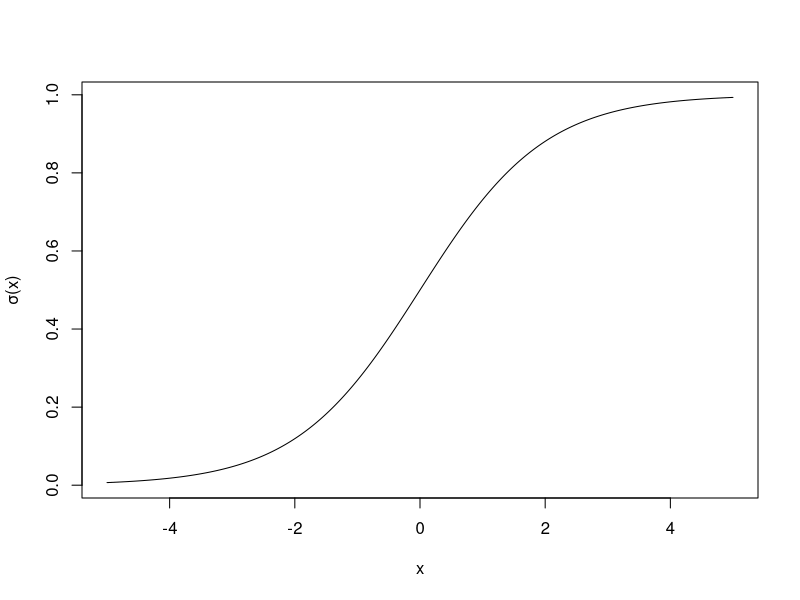
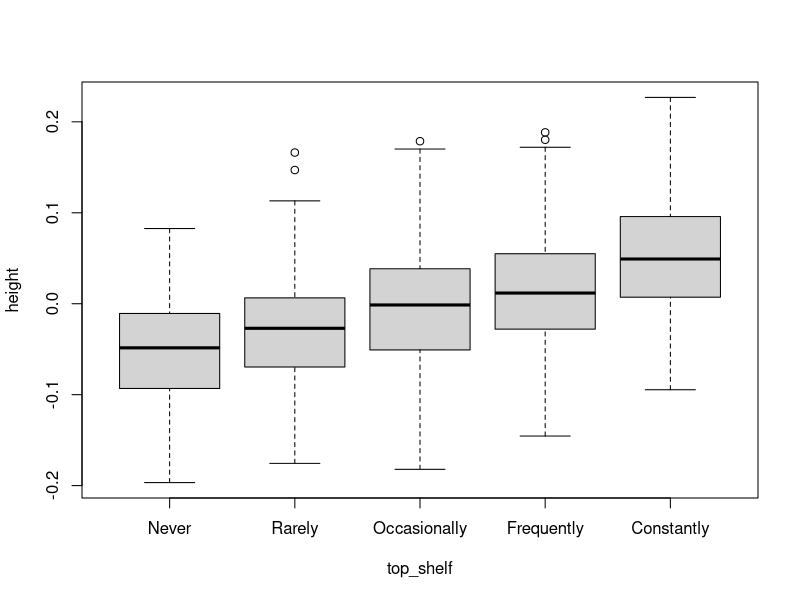
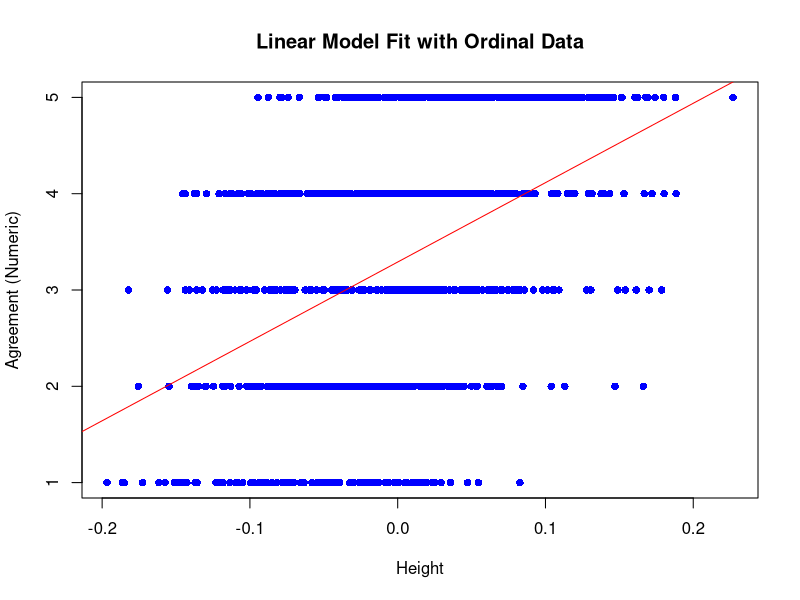
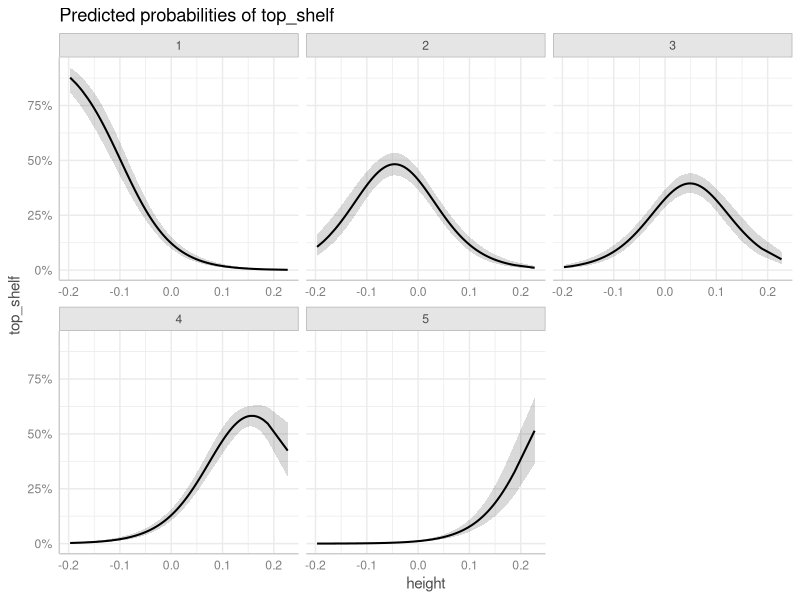
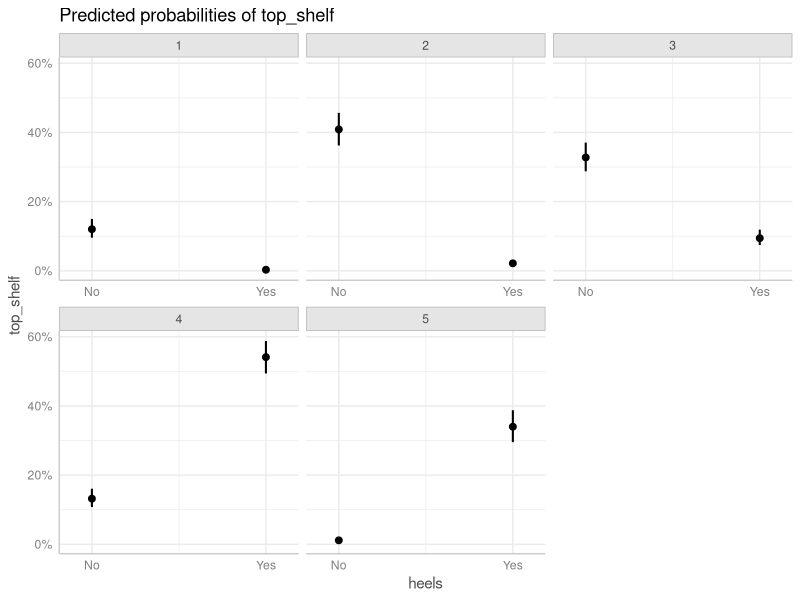
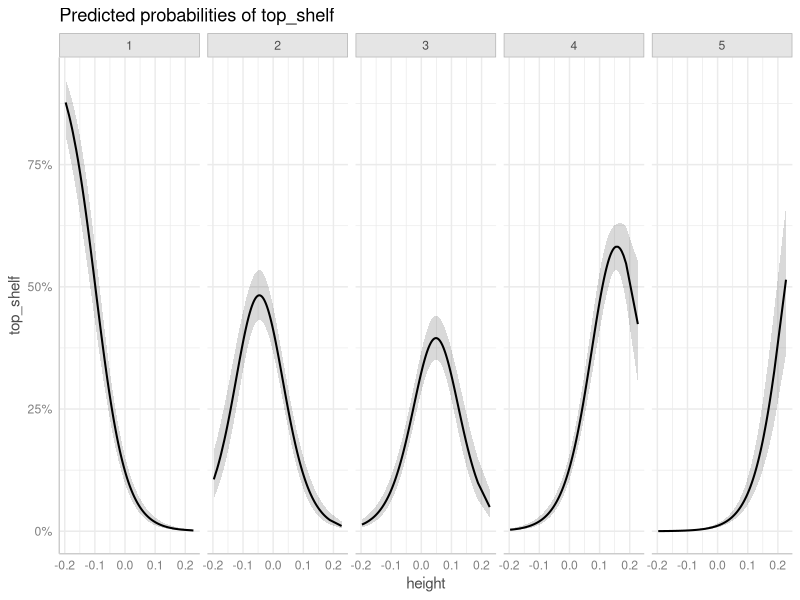
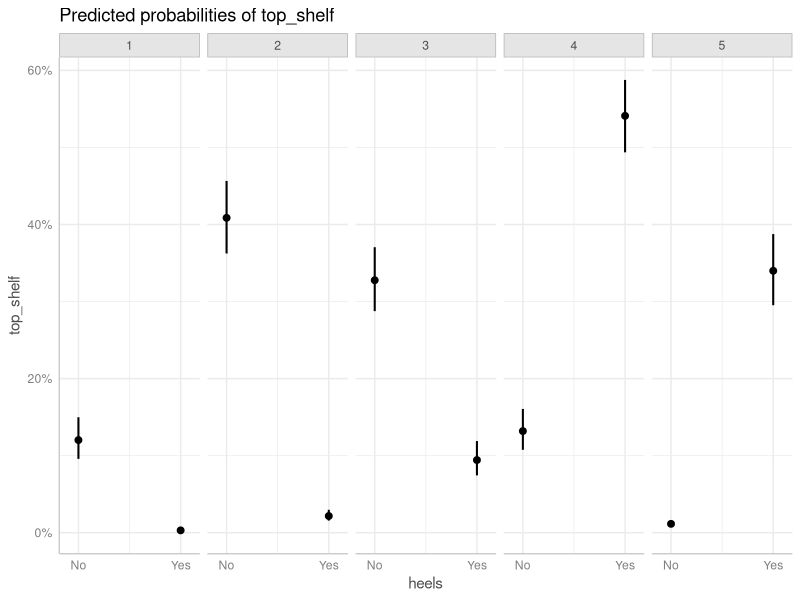
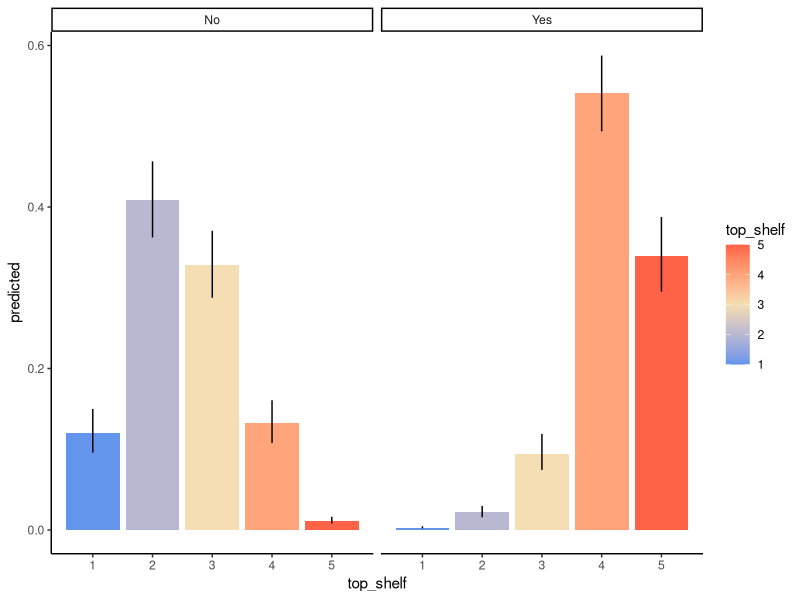

R code for these plots, in order:
## ---- chunk 1
x <- seq(-5, 5, l = 1000)
plot(plogis(x) ~ x, ylab = 'σ(x)', type = 'l')
## ---- chunk 2
set.seed(123) # So that we all have the same random data
ndata <- 1000
cont <- rnorm(ndata, sd = 0.07)
categ_effs <- c('A' = 0.5, 'B' = 0.6)
categ <- sample(names(categ_effs), ndata, replace = T)
latent_var <- 1.65 + 0.5*cont + categ_effs[categ] + rnorm(100, sd = 0.05)
data <- data.frame(
  height = cont,
  heels = factor(categ,
                     levels = c('A', 'B'),
                     labels = c('No', 'Yes')),
  top_shelf = cut(latent_var,
                  breaks = c(-Inf, quantile(latent_var,
                                            probs = c(0.1, 0.3, 0.5, 0.8)),
                             Inf),
                  labels = c('Never',
                             'Rarely',
                             'Occasionally',
                             'Frequently',
                             'Constantly'))
)
head(data)
## ---- chunk 3
boxplot(height ~ top_shelf, data = data)
## ---- chunk 4
# Convert agreement to numeric for plotting
data$top_shelf_num <- as.numeric(data$top_shelf)

# Fit linear model
mod.lin <- lm(top_shelf_num ~ height, data = data)

# Plot regression line on raw ordinal data
plot(top_shelf_num ~ height, data = data,
     xlab = "Height", ylab = "Agreement (Numeric)",
     main = "Linear Model Fit with Ordinal Data",
     pch = 16, col = "blue")
# Add linear regression line
abline(mod.lin, col = "red")
## ---- chunk 5
library(ordinal)
mod <- clm(top_shelf ~ height * heels, data = data)
summary(mod)
## ---- chunk 6
nominal_test(mod)
## ---- chunk 7
mod.ppo <- clm(top_shelf ~ heels + height:heels, nominal = ~ height, data = data)
summary(mod.ppo)
## ---- chunk 8
anova(mod.ppo, mod)
## ---- chunk 9
library(ggplot2)
library(ggeffects)
## ---- chunk 10
preds_con <- ggpredict(mod, terms = c("height [all]"))
plot(preds_con)
## ---- chunk 11
# Generate predicted probabilities
preds_cat <- ggpredict(mod, terms = c("heels"))
plot(preds_cat)
## ---- chunk 12
plot(preds_con) + facet_wrap(~response.level, nrow = 1)
plot(preds_cat) + facet_wrap(~response.level, nrow = 1)
## ---- chunk 13
preds <- ggpredict(mod, terms = c("heels"))
df <- as.data.frame(preds,
                    terms_to_colnames = T) # This is important to include! Otherwise the column names won't correspond to your variable names
head(df)
## ---- chunk 14
ggplot(df, aes(y = predicted, x = top_shelf, fill = top_shelf)) +
  geom_col(position = position_dodge()) +
  geom_errorbar(aes(ymin = conf.low, ymax = conf.high),
                width = 0) +
  facet_wrap(~heels, nrow = 1) +
  scale_fill_gradientn(colours = c('cornflowerblue', 'wheat', 'tomato')) +
  theme_classic()
## ---- chunk 15
preds <- ggpredict(mod, terms = c("height [all]"))
df <- as.data.frame(preds,
                    terms_to_colnames = T) # This is important to include!
ggplot(df, aes(x = height, y = predicted, group = top_shelf)) +
  geom_ribbon(aes(ymin = conf.low, ymax = conf.high, fill = top_shelf),
              alpha = 0.5) +
  geom_line() +
  scale_fill_gradientn(colours = c('cornflowerblue', 'wheat', 'tomato')) +
  theme_classic()
## ---- chunk 16
set.seed(123)
n_obs_per <- 2
n_ptpts <- 100
ptpt_dfs <- list()
for (ptpt_n in seq_len(n_ptpts)) {
  ptpt_intercept <- rnorm(n_obs_per, sd = 0.07)
  cont <- 1.65 + ptpt_intercept + sort(rnorm(n_obs_per, sd = 0.6))
  ptpt_dfs[[ptpt_n]] <- data.frame(
    ptpt = ptpt_n,
    height = cont,
    latent_var = cont + rnorm(n_obs_per, sd = 0.05)
  ) 
} 
data <- do.call(rbind, ptpt_dfs)
data$top_shelf = cut(data$latent_var,
                     breaks = c(-Inf, quantile(data$latent_var,
                                               probs = c(0.1, 0.2, 0.4, 0.8)),
                                Inf),
                     labels = c('Strongly disagree',
                                'Disagree',
                                'Neutral',
                                'Agree',
                                'Strongly agree'))
head(data)
## ---- chunk 17
mod.me <- clmm(top_shelf ~ height + (1|ptpt), data = data)
summary(mod.me)
